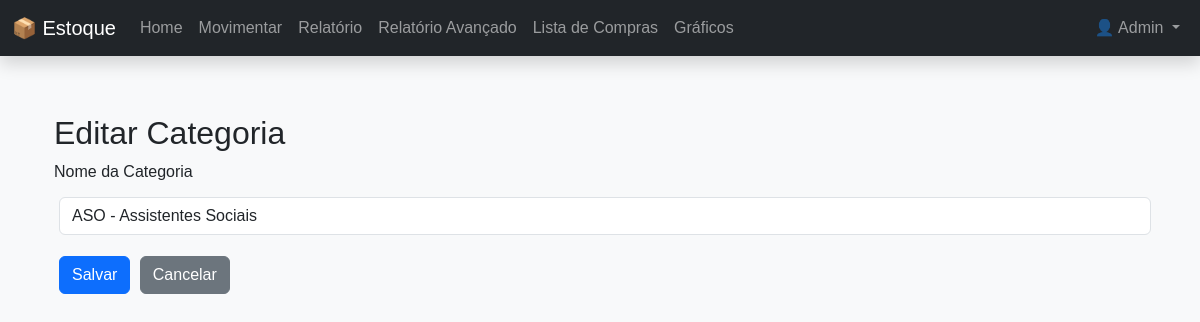
The app's page /editar_setor/1 (signed in), older data.
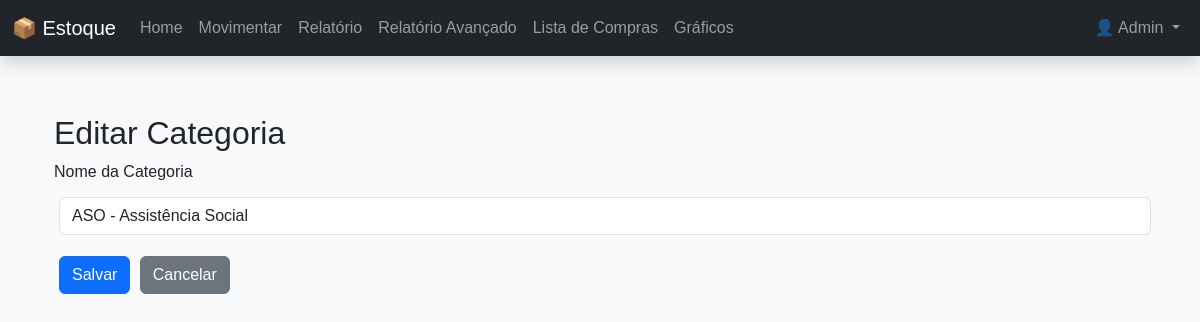
The same page, newer data.
### models.py (models this page shows, shortened)
class Setor(db.Model):
    __tablename__ = 'setores'
    id = db.Column(db.Integer, primary_key=True)
    nome = db.Column(db.String(100), nullable=False)
    status = db.Column(db.Boolean, default=True, nullable=True)

### app.py (the view, shortened to what this page needs)
@app.route('/editar_setor/<int:id>', methods=['GET', 'POST'])
@login_required
def editar_setor(id):
    if not current_user.is_admin:
        flash("Acesso restrito ao administrador.", "danger")
        return redirect(url_for('cadastrar_setor'))
    setor = Setor.query.get_or_404(id)
    return render_template('editar_setor.html', setor=setor)

### app.py (called while the page is built)
@login_manager.user_loader
def load_user(user_id):
    return Usuario.query.get(int(user_id))

### models.py (called while the page is built)
    @property
    def is_admin(self):
        return self.tipo == 'admin'

### templates/editar_setor.html (shortened to what this page needs)
{% extends 'base.html' %}
{% block content %}
<div class="container mt-4">
  <h2>Editar Categoria</h2>
  <form method="POST">
    <div class="mb-3">
      <label for="nome" class="form-label">Nome da Categoria</label>
      <input type="text" class="form-control" id="nome" name="nome" value="{{ setor.nome }}" required>
    </div>
    <button type="submit" class="btn btn-primary">Salvar</button>
    <a href="{{ url_for('cadastrar_setor') }}" class="btn btn-secondary">Cancelar</a>
  </form>
</div>
{% endblock %}

Row changes from the older to the newer data that the page shows:
changed Setor: nome "ASO - Assistentes Sociais" → "ASO - Assistência Social"
